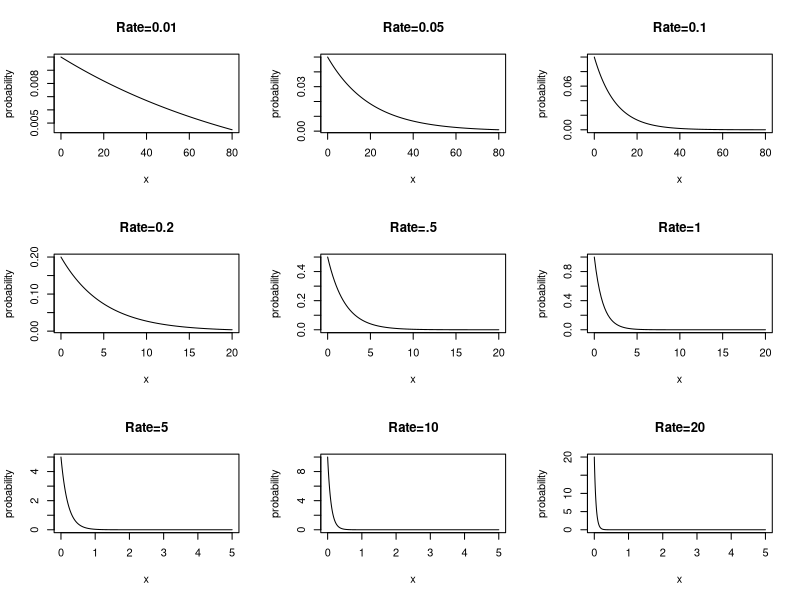

Write R code to recreate this figure.
### R code from vignette source '/home/pauljohn/tmp/lyxtmp/lyx_tmpdir.XM8943/lyx_tmpbuf2/Exponential_v2.Rnw'
### Encoding: UTF-8

###################################################
### code chunk number 1: Exponential_v2.Rnw:14-15
###################################################
  if(exists(".orig.enc")) options(encoding = .orig.enc)


###################################################
### code chunk number 2: Exponential_v2.Rnw:91-93
###################################################
unlink("plots", recursive=T)
dir.create("plots", showWarnings=F)


###################################################
### code chunk number 3: Roptions
###################################################
options(width=100, prompt="> ", continue="+  ")
options(useFancyQuotes = FALSE) 
set.seed(12345)
op <- par() 
#pjmar <- c(5.1, 4.1, 1.0, 2.1) 
#options(SweaveHooks=list(fig=function() par(mar=pjmar, ps=10)))
options(SweaveHooks=list(fig=function() par(ps=10)))
pdf.options(onefile=F,family="Times",pointsize=10)


###################################################
### code chunk number 4: Exponential_v2.Rnw:227-252
###################################################
upper <- 80
xvals <- seq(0,upper,by=0.02)
par(mfrow = c(3,3))
yvals1 <- dexp(xvals, rate=0.01)
plot (xvals, yvals1, type="l", main="Rate=0.01",xlab="x",ylab="probability")
yvals2 <- dexp(xvals, rate=0.05)
plot (xvals, yvals2, type="l", main="Rate=0.05",xlab="x",ylab="probability")
yvals3 <- dexp(xvals, rate=0.1)
plot (xvals, yvals3, type="l", main="Rate=0.1",xlab="x",ylab="probability")
upper <- 20
xvals <- seq(0,upper,by=0.2)
yvals4 <- dexp(xvals, rate=0.2)
plot (xvals, yvals4, type="l", main="Rate=0.2", xlab="x", ylab="probability")
yvals5 <- dexp(xvals, rate=.5)
plot (xvals, yvals5, type="l", main="Rate=.5", xlab="x", ylab="probability")
yvals6 <- dexp(xvals, rate=1)
plot (xvals, yvals6, type="l", main="Rate=1", xlab="x", ylab="probability")
upper <- 5
xvals <- seq(0,upper,by=0.005)
yvals7 <- dexp(xvals, rate=5)
plot (xvals, yvals7, type="l", main="Rate=5", xlab="x", ylab="probability")
yvals8 <- dexp(xvals, rate=10)
plot (xvals, yvals8, type="l", main="Rate=10", xlab="x", ylab="probability")
yvals9 <- dexp(xvals, rate=20)
plot (xvals, yvals9, type="l", main="Rate=20", xlab="x", ylab="probability")


